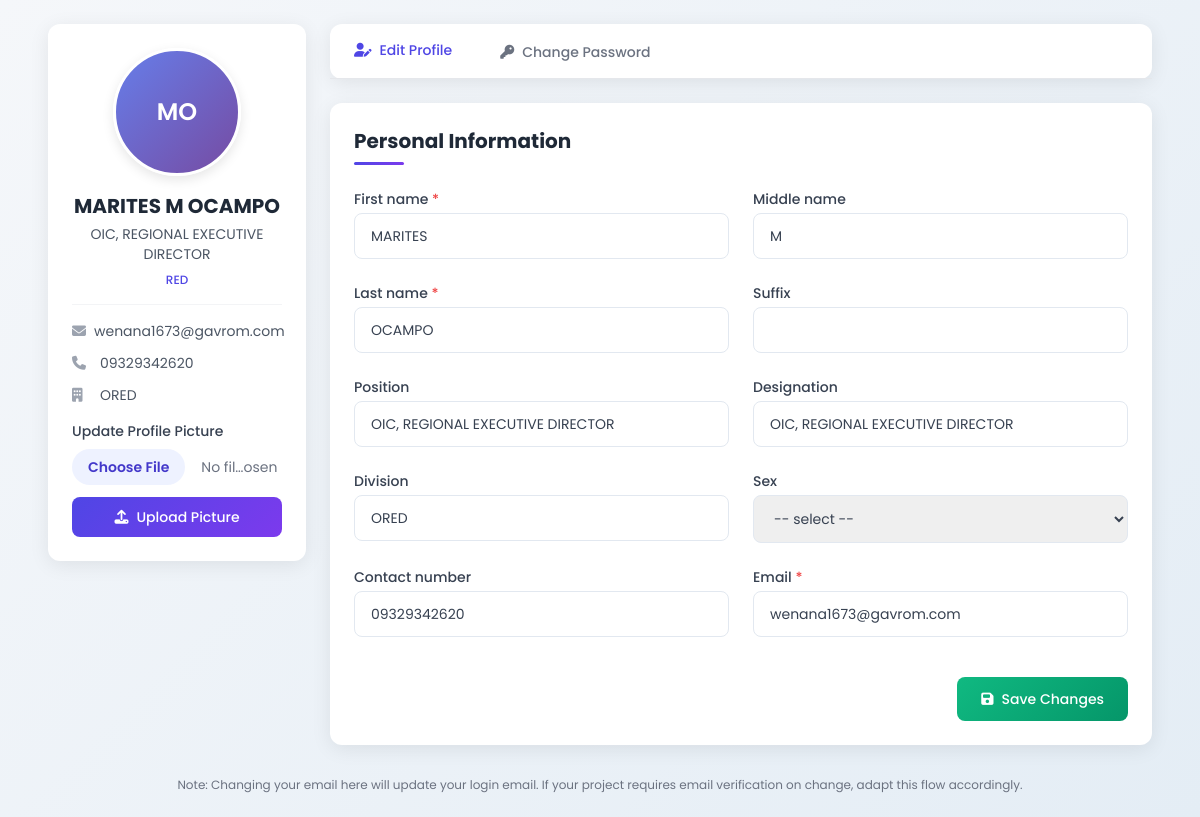
Screenshot of /profile.php (signed in) with the database file from the repository.
### tables this page shows
CREATE TABLE `users` (
  `user_id` int(11) NOT NULL,
  `email` varchar(255) NOT NULL,
  `password_hash` varchar(255) NOT NULL,
  `first_name` varchar(100) NOT NULL,
  `middle_name` varchar(100) DEFAULT NULL,
  `last_name` varchar(100) NOT NULL,
  `suffix` varchar(20) DEFAULT NULL,
  `position` varchar(100) DEFAULT NULL,
  `designation` varchar(100) DEFAULT NULL,
  `division` varchar(100) DEFAULT NULL,
  `sex` enum('Male','Female','Other','Prefer not to say') DEFAULT NULL,
  `contact_number` varchar(50) DEFAULT NULL,
  `role` enum('Initiator','Section Chief','Division Chief','ARD','RED','Records Office','Admin') NOT NULL DEFAULT 'Initiator',
  `status` varchar(50) NOT NULL DEFAULT 'Pending',
  `verification_token` varchar(255) DEFAULT NULL,
  `token_expiry` datetime DEFAULT NULL,
  `reset_token` varchar(255) DEFAULT NULL,
  `reset_token_expiry` datetime DEFAULT NULL,
  `created_at` timestamp NOT NULL DEFAULT current_timestamp(),
  `otos_userlink` int(11) NOT NULL,
  `profile_picture_path` varchar(255) DEFAULT NULL
);

### profile.php (the view, shortened to what this page needs)
<?php
$user_id = (int)$_SESSION['user_id'];
$conn = null;
function e($v) { return htmlspecialchars((string)$v, ENT_QUOTES | ENT_SUBSTITUTE, 'UTF-8'); }
$stmt = $conn->prepare("SELECT user_id, email, first_name, middle_name, last_name, suffix, position, designation, division, sex, contact_number, role, status, profile_picture_path FROM users WHERE user_id = ?");
$stmt->bind_param("i", $user_id);
$stmt->execute();
$result = $stmt->get_result();
$user = $result->fetch_assoc();
$full_name = trim($user['first_name'] . ' ' . ($user['middle_name'] ?: '') . ' ' . $user['last_name']);
?>
<!doctype html>
<html lang="en">
<head>
    <script src="https://cdn.tailwindcss.com"></script>
    <link rel="stylesheet" href="https://cdnjs.cloudflare.com/ajax/libs/font-awesome/6.4.0/css/all.min.css">
</head>
<body class="min-h-screen text-gray-700">
    <div class="max-w-6xl mx-auto p-6">
        <div class="grid grid-cols-1 lg:grid-cols-4 gap-6">
            <div class="lg:col-span-1">
                <div class="bg-white rounded-xl card-shadow p-6 sticky top-6">
                    <div class="flex flex-col items-center space-y-4">
                        <div class="profile-pic-container">
                            <?php if (!empty($user['profile_picture_path']) && file_exists(__DIR__ . '/' . $user['profile_picture_path'])): ?>
                                <img src="<?= e($user['profile_picture_path']) ?>" alt="avatar" class="w-32 h-32 rounded-full object-cover border-4 border-white shadow-md">
                            <?php else:
                                $initials = strtoupper(substr($user['first_name'],0,1) . (isset($user['last_name'][0]) ? $user['last_name'][0] : ''));
                            ?>
                                <div class="w-32 h-32 rounded-full avatar-placeholder text-2xl"><?= e($initials) ?></div>
                            <?php endif; ?>
                        </div>
                        <div class="text-center">
                            <h2 class="text-xl font-bold text-gray-800"><?= e($full_name) ?></h2>
                            <p class="text-sm text-gray-600 mt-1"><?= e($user['position'] ?: 'No position specified') ?></p>
                            <p class="text-xs text-indigo-600 font-medium mt-2"><?= e($user['role']) ?></p>
                        </div>
                        <div class="w-full border-t border-gray-100 pt-4">
                            <div class="space-y-3">
                                <div class="flex items-center text-sm">
                                    <i class="fas fa-envelope text-gray-400 w-5 mr-2"></i>
                                    <span class="text-gray-600"><?= e($user['email']) ?></span>
                                </div>
                                <?php if ($user['contact_number']): ?>
                                <div class="flex items-center text-sm">
                                    <i class="fas fa-phone text-gray-400 w-5 mr-2"></i>
                                    <span class="text-gray-600"><?= e($user['contact_number']) ?></span>
                                </div>
                                <?php endif; ?>
                                <?php if ($user['division']): ?>
                                <div class="flex items-center text-sm">
                                    <i class="fas fa-building text-gray-400 w-5 mr-2"></i>
                                    <span class="text-gray-600"><?= e($user['division']) ?></span>
                                </div>
                                <?php endif; ?>
                            </div>
                        </div>
                        <form action="profile.php" method="post" enctype="multipart/form-data" class="w-full mt-4">
                            <label class="block text-sm font-medium text-gray-700 mb-2">Update Profile Picture</label>
                            <input type="file" name="profile_picture" accept="image/*" class="block w-full text-sm text-gray-500 file:mr-4 file:py-2 file:px-4 file:rounded-full file:border-0 file:text-sm file:font-semibold file:bg-indigo-50 file:text-indigo-700 hover:file:bg-indigo-100 mb-3" />
                            <button class="w-full btn-primary text-white py-2.5 rounded-lg text-sm font-medium flex items-center justify-center">
                                <i class="fas fa-upload mr-2"></i>
                                Upload Picture
                            </button>
                        </form>
                    </div>
                </div>
            </div>
            <div class="lg:col-span-3">
                <div class="bg-white rounded-xl card-shadow mb-6">
                    <div class="border-b border-gray-200">
                        <nav class="flex -mb-px">
                            <button id="profile-tab" class="tab-active py-4 px-6 text-center border-transparent font-medium text-sm">
                                <i class="fas fa-user-edit mr-2"></i>Edit Profile
                            </button>
                            <button id="password-tab" class="py-4 px-6 text-center border-transparent font-medium text-sm text-gray-500 hover:text-gray-700">
                                <i class="fas fa-key mr-2"></i>Change Password
                            </button>
                        </nav>
                    </div>
                </div>
                <div id="profile-content" class="bg-white rounded-xl card-shadow p-6">
                    <h3 class="section-title text-xl font-bold text-gray-800">Personal Information</h3>
                    <form action="profile.php" method="post" class="space-y-6">
                        <div class="grid grid-cols-1 md:grid-cols-2 gap-6">
                            <div>
                                <label class="block text-sm font-medium text-gray-700 mb-1">First name <span class="text-red-500">*</span></label>
                                <input name="first_name" value="<?= e($user['first_name']) ?>" class="w-full form-input rounded-lg px-4 py-3 text-sm" required>
                            </div>
                            <div>
                                <label class="block text-sm font-medium text-gray-700 mb-1">Middle name</label>
                                <input name="middle_name" value="<?= e($user['middle_name']) ?>" class="w-full form-input rounded-lg px-4 py-3 text-sm">
                            </div>
                        </div>
                        <div class="grid grid-cols-1 md:grid-cols-2 gap-6">
                            <div>
                                <label class="block text-sm font-medium text-gray-700 mb-1">Last name <span class="text-red-500">*</span></label>
                                <input name="last_name" value="<?= e($user['last_name']) ?>" class="w-full form-input rounded-lg px-4 py-3 text-sm" required>
                            </div>
                            <div>
                                <label class="block text-sm font-medium text-gray-700 mb-1">Suffix</label>
                                <input name="suffix" value="<?= e($user['suffix']) ?>" class="w-full form-input rounded-lg px-4 py-3 text-sm">
                            </div>
                        </div>
                        <div class="grid grid-cols-1 md:grid-cols-2 gap-6">
                            <div>
                                <label class="block text-sm font-medium text-gray-700 mb-1">Position</label>
                                <input name="position" value="<?= e($user['position']) ?>" class="w-full form-input rounded-lg px-4 py-3 text-sm">
                            </div>
                            <div>
                                <label class="block text-sm font-medium text-gray-700 mb-1">Designation</label>
                                <input name="designation" value="<?= e($user['designation']) ?>" class="w-full form-input rounded-lg px-4 py-3 text-sm">
                            </div>
                        </div>
                        <div class="grid grid-cols-1 md:grid-cols-2 gap-6">
                            <div>
                                <label class="block text-sm font-medium text-gray-700 mb-1">Division</label>
                                <input name="division" value="<?= e($user['division']) ?>" class="w-full form-input rounded-lg px-4 py-3 text-sm">
                            </div>
                            <div>
                                <label class="block text-sm font-medium text-gray-700 mb-1">Sex</label>
                                <select name="sex" class="w-full form-input rounded-lg px-4 py-3 text-sm">
                                    <option value="">-- select --</option>
                                </select>
                            </div>
                        </div>
                        <div class="grid grid-cols-1 md:grid-cols-2 gap-6">
                            <div>
                                <label class="block text-sm font-medium text-gray-700 mb-1">Contact number</label>
                                <input name="contact_number" value="<?= e($user['contact_number']) ?>" class="w-full form-input rounded-lg px-4 py-3 text-sm">
                            </div>
                            <div>
                                <label class="block text-sm font-medium text-gray-700 mb-1">Email <span class="text-red-500">*</span></label>
                                <input name="email" value="<?= e($user['email']) ?>" type="email" class="w-full form-input rounded-lg px-4 py-3 text-sm" required>
                            </div>
                        </div>
                        <div class="flex items-center justify-end pt-4">
                            <button type="submit" class="btn-success text-white px-6 py-3 rounded-lg text-sm font-medium flex items-center">
                                <i class="fas fa-save mr-2"></i>
                                Save Changes
                            </button>
                        </div>
                    </form>
                </div>
            </div>
        </div>
        <div class="mt-8 text-center text-xs text-gray-500">
            <p>Note: Changing your email here will update your login email. If your project requires email verification on change, adapt this flow accordingly.</p>
        </div>
    </div>
</body>
</html>

### profile.php (style rules this page uses)
body { font-family: 'Poppins', sans-serif; background: linear-gradient(135deg, #f5f7fa 0%, #e4edf5 100%); min-height: 100vh; }
.card-shadow { box-shadow: 0 4px 20px rgba(0, 0, 0, 0.08); transition: all 0.3s ease; }
.profile-pic-container { position: relative; display: inline-block; }
.avatar-placeholder { background: linear-gradient(135deg, #667eea 0%, #764ba2 100%); color: white; font-weight: 600; display: inline-flex; align-items: center; justify-content: center; border: 3px solid white; box-shadow: 0 4px 12px rgba(0, 0, 0, 0.1); }
.form-input { transition: all 0.3s ease; border: 1px solid #e2e8f0; }
.btn-primary { background: linear-gradient(135deg, #4f46e5 0%, #7c3aed 100%); transition: all 0.3s ease; }
.btn-success { background: linear-gradient(135deg, #10b981 0%, #059669 100%); transition: all 0.3s ease; }
.tab-active { border-bottom: 3px solid #4f46e5; color: #4f46e5; font-weight: 600; }
.section-title { position: relative; padding-bottom: 10px; margin-bottom: 20px; }
.section-title:after { content: ''; position: absolute; bottom: 0; left: 0; width: 50px; height: 3px; background: linear-gradient(135deg, #4f46e5 0%, #7c3aed 100%); border-radius: 3px; }

### rows the page displays
users: initials "MO", full_name "MARITES M OCAMPO", position "OIC, REGIONAL EXECUTIVE DIRECTOR", role "RED", email "wenana1673@gavrom.com", contact_number "09329342620", division "ORED", first_name "MARITES", middle_name "M", last_name "OCAMPO", designation "OIC, REGIONAL EXECUTIVE DIRECTOR"
